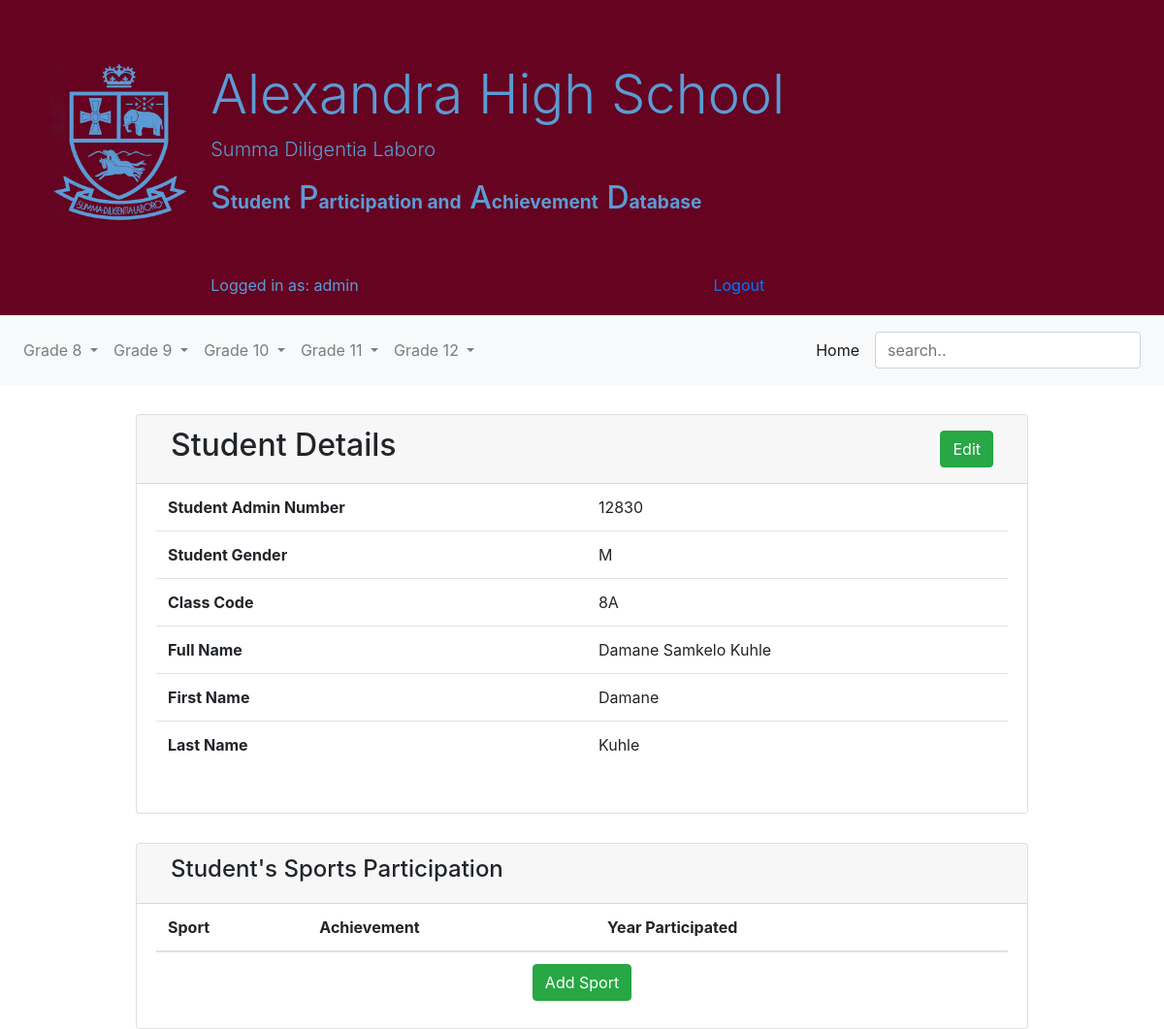
/student/details/12830/ (signed in), run on an earlier commit of the app's database.
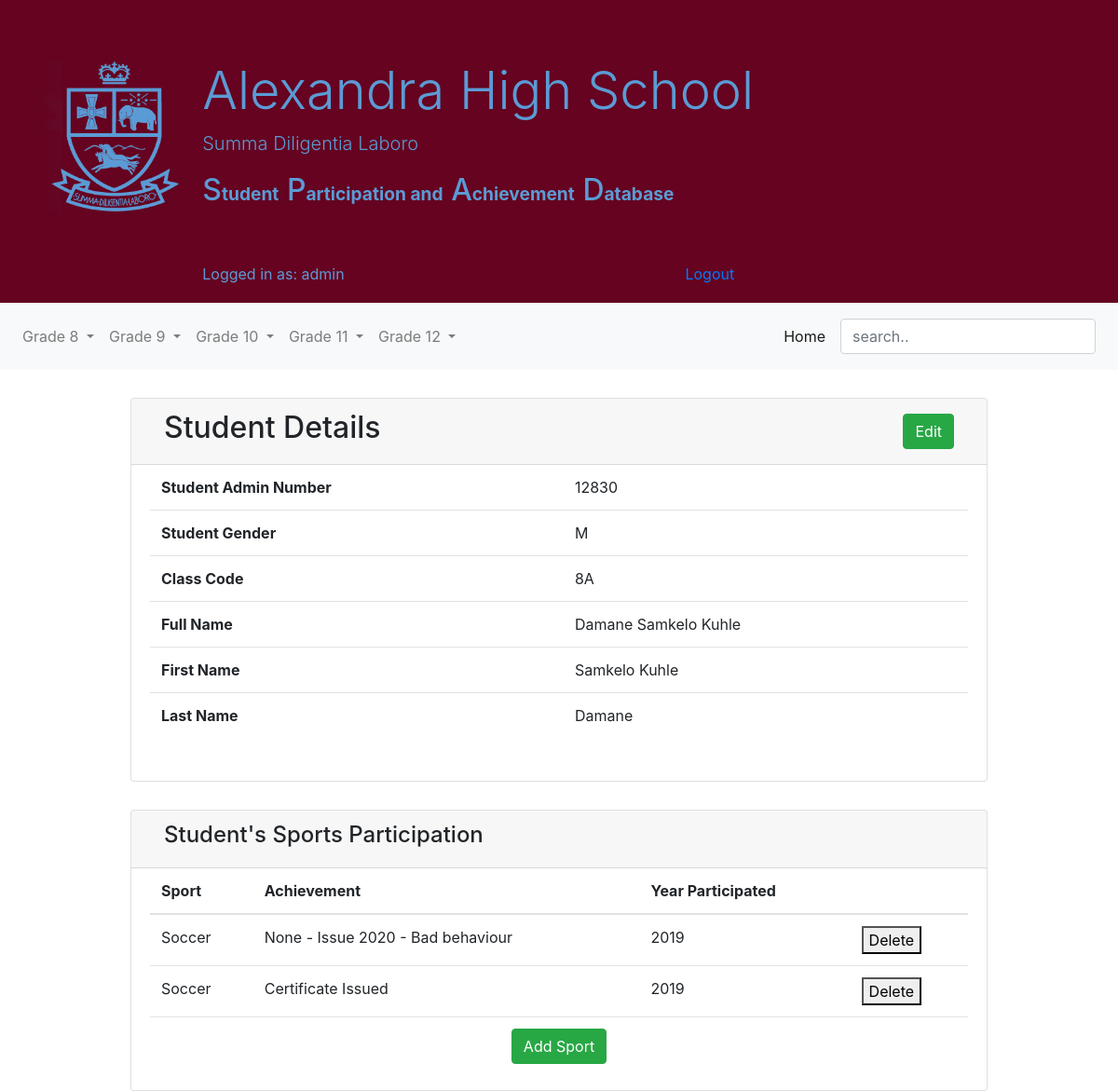
And on a later commit of the database.
### students/models.py (models this page shows, shortened)
class Student(models.Model):
    student_admno = models.IntegerField(primary_key=True, verbose_name='Admin Number')
    student_gender = models.CharField(max_length=10, verbose_name='Gender')
    student_classcode = models.CharField(max_length=10, verbose_name='Class Code')
    student_grade = models.IntegerField(null=True,verbose_name='Grade')
    student_class_designation = models.CharField(null=True,max_length=1,verbose_name='Class Designation')
    student_fullname = models.CharField(max_length=200, verbose_name='Full Name')
    student_firstname = models.CharField(max_length=50, verbose_name='First Name')
    student_lastname = models.CharField(max_length=50, verbose_name='Last Name')

class Sport(models.Model):
    student = models.ForeignKey(Student, on_delete=models.CASCADE)
    sport_played = models.CharField(max_length=100, verbose_name='Sport Name')
    achievement = models.CharField(max_length=100, verbose_name='Students Achievement')
    year_participated = models.IntegerField(verbose_name='Year Participated')

### students/views.py (the view)
# urls.py: path('details/<int:student_admno>/', views.student_details, name="student_details"),
def student_details(request, student_admno):
    if not request.user.is_authenticated:
        return render(request, 'students/login_form.html')
    else:
        username = request.user.username
        template = 'students/profile_details.html'
        student = get_object_or_404(Student, student_admno=student_admno)
        context = {
            'student': student,
            'template' : template,
            'username' : username
            }
        return render(request, template, context)

### templates/students/profile_details.html (shortened to what this page needs)
{% extends 'base.html' %}
{% block content %}
<div class="container" style="padding-top:30px">
  <div class="row justify-content-center">
    <div class="col-10">
      <div class="card" style="padding-bottom:30px">
        <div class="card-header">
          <div class="container">
            <div class="row">
              <div class="col-6">
                <h2>Student Details</h2>
              </div>
              <div class="col-6 text-right my-auto">
                <a class="btn btn-success" href="{% url 'students:student_update' student_admno=student.student_admno %}">Edit</a>
              </div>
            </div>
          </div>
        </div>
        <div class="card-body" style="padding-top:0px; padding-bottom:0px;">
          <table class="table table-hover">
            <tbody>
              <tr>
                <th style="border-top:0px">Student Admin Number</th>
                <td style="border-top:0px">{{student.student_admno}}</td>
              </tr>
              <tr>
                <th>Student Gender</th>
                <td>{{student.student_gender}}</td>
              </tr>
              <tr>
                <th>Class Code</th>
                <td>{{student.student_classcode}}</td>
              </tr>
              <tr>
                <th>Full Name</th>
                <td>{{student.student_fullname}}</td>
              </tr>
              <tr>
                <th>First Name</th>
                <td>{{student.student_firstname}}</td>
              </tr>
              <tr>
                <th>Last Name</th>
                <td>{{student.student_lastname}}</td>
              </tr>
            </tbody>
          </table>
        </div>
      </div>
    </div>
  </div>
</div>
<div class="container" style="padding-top:30px">
  <div class="row justify-content-center">
    <div class="col-10">
      <div class="card">
        <div class="card-header">
          <div class="container-fluid">
            <div class="row">
              <div class="col-6">
                <h4>Student's Sports Participation</h4>
              </div>
              <div class="col-6 text-right">
              </div>
            </div>
          </div>
        </div>
        <div class="card-body" style="padding-top:0px; padding-bottom:0px;">
          <table class="table table-hover">
            <thead>
              <tr>
                <th scope="col" style="border-top:0px">Sport</th>
                <th scope="col" style="border-top:0px">Achievement</th>
                <th scope="col" style="border-top:0px">Year Participated</th>
                <th scope="col" style="border-top:0px"></th>
              </tr>
            </thead>
            <tbody>
              {% for sport in student.sport_set.all %}
                <tr>
                  <td>{{sport.sport_played}}</td>
                  <td>{{sport.achievement}}</td>
                  <td>{{sport.year_participated}}</td>
                  <td>
                    <form class="" action="{% url 'students:sport_delete' student.student_admno sport.id %}" method="post">
                      <button type="submit" name="btn btn-danger btn-xs">
                        <span>Delete</span>
                      </button>
                      </form>
                    </td>
                  </tr>
              {% endfor %}
                  <tr>
                    <td class="text-center" colspan='4'><a class="btn btn-success" href="{% url 'students:add_sport' student_admno=student.student_admno %}">Add Sport</a></td
                  </tr>
            </tbody>
          </table>
        </div>
      </div>
    </div>
  </div>
</div>
{% endblock %}

### templates/base.html (shortened to what this page needs)
<!DOCTYPE html>
<html lang="en" dir="ltr">
  <head>
    <link rel="stylesheet" href="https://stackpath.bootstrapcdn.com/bootstrap/4.3.1/css/bootstrap.min.css">
  </head>
  <body>
    <div class="jumbotron jumbotron-fluid" style="padding: 4rem 2rem 1.2rem; margin-bottom: 0px; background-color:#650320">
      <div class="container-fluid" style="padding-left:30px;">
        <div class="row">
          <div class="col-2-md col-12-sm" style="padding-right:20px;">
            {% load staticfiles %}
            <img src="{% static 'img/alexhigh_logo_blue_transparent.png' %}" alt="" style="height: 170px">
          </div>
          <div class="col-10-md col-12-sm" style="color:#5b9bd5;">
            <h1 class="display-4">Alexandra High School</h1>
            <p class="lead">Summa Diligentia Laboro</p>
            <h2>S<b>tudent</b> P<b>articipation and</b> A<b>chievement</b> D<b>atabase</b></h2>
            <div class="container-fluid" style="padding-left: 0px; padding-right:0px">
              <div class="row" style="padding-top:50px;">
                <div class="col-10">
                  Logged in as: {{ username }}
                </div>
                <div class="col-2">
                  {% if username %}
                    <a href="{% url 'students:logout_user' %}">Logout</a>
                  {% endif %}
                </div>
              </div>
            </div>
          </div>
        </div>
      </div>
    </div>
    <nav class="navbar navbar-expand-sm navbar-light bg-light">
      <div class="collapse navbar-collapse" id="navbarText">
        <ul class="navbar-nav mr-auto">
          {% if "students/login_form.html" not in template %}
          <li class="nav-item dropdown">
            <a class="nav-link dropdown-toggle" href="#" id="navbarDropdownMenuLink" role="button" data-toggle="dropdown" aria-haspopup="true" aria-expanded="false">
              Grade 8
            </a>
          </li>
          <li class="nav-item dropdown">
            <a class="nav-link dropdown-toggle" href="#" id="navbarDropdownMenuLink" role="button" data-toggle="dropdown" aria-haspopup="true" aria-expanded="false">
              Grade 9
            </a>
          </li>
          <li class="nav-item dropdown">
            <a class="nav-link dropdown-toggle" href="#" id="navbarDropdownMenuLink" role="button" data-toggle="dropdown" aria-haspopup="true" aria-expanded="false">
              Grade 10
            </a>
          </li>
          <li class="nav-item dropdown">
            <a class="nav-link dropdown-toggle" href="#" id="navbarDropdownMenuLink" role="button" data-toggle="dropdown" aria-haspopup="true" aria-expanded="false">
              Grade 11
            </a>
          </li>
          <li class="nav-item dropdown">
            <a class="nav-link dropdown-toggle" href="#" id="navbarDropdownMenuLink" role="button" data-toggle="dropdown" aria-haspopup="true" aria-expanded="false">
              Grade 12
            </a>
          </li>
          {% endif %}
        </ul>
        <span class="navbar-text">
          {% if "profile_all.html" in template %}
            <a class="nav-link" href="{% url 'students:create_student' %}">Add Student</a>
          {% elif "student_create_form.html" in template %}
            <a class="nav-link" href="{% url 'students:students_all' "8A" %}">Home</a>
          {% elif "profile_details.html" in template %}
            <a class="nav-link" href="{% url 'students:students_all' "8A" %}">Home</a>
          {% elif "students/sport_form.html" in template %}
            <a class="nav-link" href="{% url 'students:students_all' "8A" %}">Home</a>
          {% elif "student_update_form.html" in template %}
            <a class="nav-link" href="{% url 'students:students_all' "8A" %}">Home</a>
          {% endif %}
        </span>
        {% if username %}
        <form class="form-inline" action="{% url 'students:student_search' %}" method="GET">
          <input class="form-control mr-sm-2 my-sm-0 form-rounded" type="text" name="q" value="{{ request.GET.q }}" placeholder="search..">
        </form>
        {% endif %}
      </div>
    </nav>
    {% block content %}
    {% endblock %}
  </body>
</html>

### templates/base.html (style rules this page uses)
h2 b { font-size: 60%; }

What changed in the data, as far as the page shows it:
changed Student "Damane Samkelo Kuhle": student_firstname "Damane" → "Samkelo Kuhle"; student_lastname "Kuhle" → "Damane"
added Sport: sport_played "Soccer", achievement "None - Issue 2020 - Bad behaviour", year_participated "2019"
added Sport: sport_played "Soccer", achievement "Certificate Issued", year_participated "2019"
